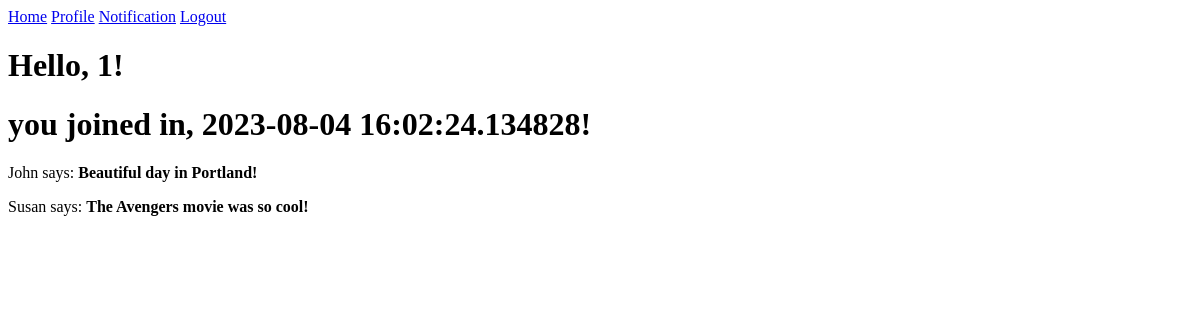
The page /index (signed in) on the database as committed earlier.
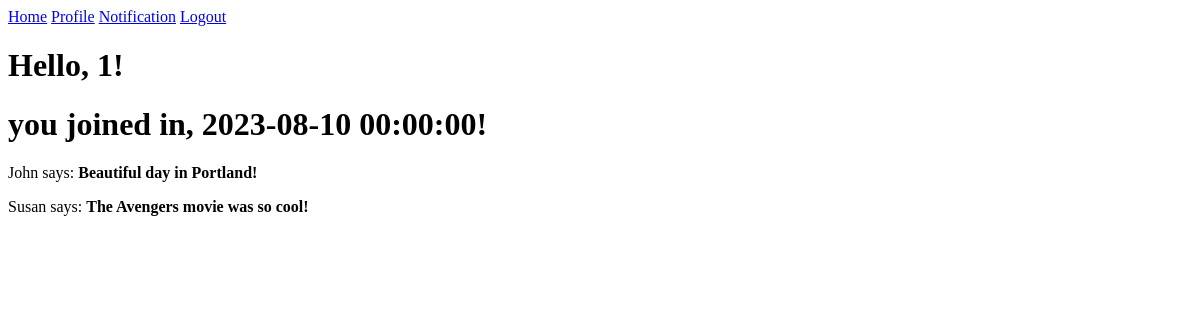
The same page on the database as committed later.
### app/models.py (models this page shows, shortened)
class User(UserMixin, db.Model):
    id = db.Column(db.Integer, primary_key=True)
    username = db.Column(db.String(64), index=True, unique=True)
    email = db.Column(db.String(120), index=True, unique=True)
    privacy = db.Column(db.Boolean, unique=False, default=True) # by default the user is private
    password_hash = db.Column(db.String(128))
    joinDate = db.Column(db.DateTime, index=True, default=datetime.utcnow().date()) #user's joining date
    profile_pic = db.Column(db.String(120), default='default_profilePic.jpg')
    posts = db.relationship('Post', backref='author', lazy='dynamic')
    followed = db.relationship('Follow',
                            foreign_keys=[Follow.follower_id],
                            backref=db.backref('follower', lazy='joined'),
                            lazy='dynamic',
                            cascade='all, delete-orphan')
    followers = db.relationship('Follow',
                            foreign_keys=[Follow.followed_id],
                            backref=db.backref('followed', lazy='joined'),
                            lazy='dynamic',
                            cascade='all, delete-orphan')
    sentFollowRequest = db.relationship('FollowRequest',
                            foreign_keys=[FollowRequest.follower_id],
                            backref=db.backref('sentFollowRequest', lazy='joined'),
                            lazy='dynamic',
                            cascade='all, delete-orphan')
    recievedFollowRequest = db.relationship('FollowRequest',
                            foreign_keys=[FollowRequest.followed_id],
                            backref=db.backref('recievedFollowRequest', lazy='joined'),
                            lazy='dynamic',
                            cascade='all, delete-orphan')

### app/routes.py (the view)
@app.route('/')
@app.route('/index')
@login_required
def index():
    posts = [
        {
            'author': {'username': 'John'},
            'body': 'Beautiful day in Portland!'
        },
        {
            'author': {'username': 'Susan'},
            'body': 'The Avengers movie was so cool!'
        }
    ]
    return render_template('index.html', title='Home', posts=posts)

### app/models.py (called while the page is built)
@login.user_loader
def load_user(id):
    return User.query.get(int(id))

### app/templates/index.html (shortened to what this page needs)
<!doctype html>
<html>
    <head>
    </head>
    <body>
        <a href="{{ url_for('index') }}">Home</a>
        {% if current_user.is_anonymous %}
        <a href="{{ url_for('login') }}">Login</a>
        {% else %}
        <a href="{{ url_for('user', username=current_user.username) }}">Profile</a>
        <a href="{{ url_for('followRequests') }}">Notification</a>
        <a href="{{ url_for('logout') }}">Logout</a>
        {% endif %}
        <h1>Hello, {{ current_user.username }}!</h1>
        <h1>you joined in, {{ current_user.joinDate }}!</h1>
        {% for post in posts %}
        <div><p>{{ post.author.username }} says: <b>{{ post.body }}</b></p></div>
        {% endfor %}
    </body>
</html>

Rows that differ between the two databases and show on the page:
changed User: joinDate "2023-08-04 16:02:24.134828" → "2023-08-10 00:00:00"
